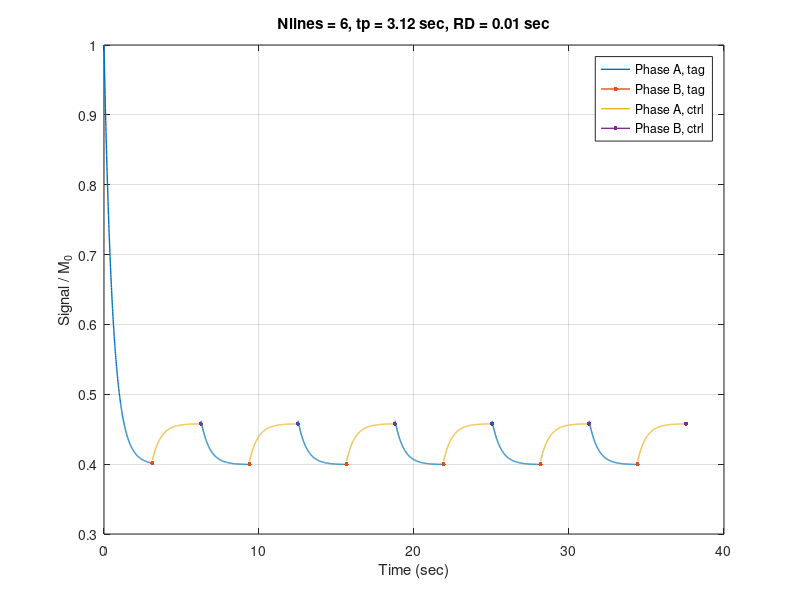

Here is the MATLAB script that generated this plot:
% demo_Capron_2013_MRM.m
% Written by Namgyun Lee
% Email: namgyunl@usc.edu, ggang56@gmail.com (preferred)
% Started: 10/04/2019, Last modified: 10/05/2019

%% Clean slate
close all; clear all; clc;

%% Add paths
addpath(genpath('D:\ASL_project\mfiles_nam\Bloch-Flow'));

%% Define simulation parameters
T1     = 1.4;          % spin-lattice relaxation time of myocardium at 3T [sec]
alpha  = 8 * pi / 180; % flip angle [rad]
F      = 6;            % rat brain blood flow [mL/g/min]
lambda = 0.95;         % brain/blood partition coefficient [mL of blood /g of brain tissue]
beta   = 0.5;          % effective labeling efficiency of the experiment
M0     = 1;            % equilibrium z magnetization [magnetization/g tissue]
M0b    = M0 / lambda;  % M0 arterial blood = M0 tissue / lambda [magnetization/mL of blood]
RR     = 130e-3;       % interval between heart beats
TR     = 10e-3;        % repetition time [sec] 

%% Calculate the steady-state magnetization for cine-FLASH
Mss = M0 * (1 - exp(-TR / T1)) / (1 - cos(alpha) * exp(-TR / T1));

%% Calculate the decay time constants
T1_star    = 1 / (1 / T1 - log(cos(alpha)) / TR); % [sec]
T1app_star = 1 / (1 / T1 + (F / lambda / 60) - log(cos(alpha)) / TR); % [sec], during phase A 
T1app      = 1 / (1 / T1 + (F / lambda / 60)); % [sec], used during phase B 

%% Calculate Ma_ctrl and Ma_tag
Ma_ctrl = M0b;                  % [magnetization/mL of blood]
Ma_tag  = (1 - 2 * beta) * M0b; % [magnetization/mL of blood]

%% Calculate the asymptotic value of the magnetization at infinite time
% [mL/g/min] * [magnetization/mL of blood] * [min/60sec] => [magnetization/g tissue/sec]
Minf_A_t = Mss * T1app_star / T1_star + (F * Ma_tag  / 60) * T1app_star;
Minf_A_c = Mss * T1app_star / T1_star + (F * Ma_ctrl / 60) * T1app_star;

%%
Nlines  = 6;    % number of k-space lines
Ncine   = 24;   % number of cine blocks
Nechoes = 12;   % number of echoes
tp      = 3.12; % duration of the acquisition phase [sec]: tp = Ncine * (Nechoes + 1) * TR
RD      = 0.01; % recovery delay [sec]


yB_t = M0 * (1 - exp(-RD / T1app)) * exp(-tp / T1app_star) + Minf_A_t * (1 - exp(-tp / T1app_star));
yB_c = M0 * (1 - exp(-RD / T1app)) * exp(-tp / T1app_star) + Minf_A_c * (1 - exp(-tp / T1app_star));
yA_t = M0 * (1 - exp(-RD / T1app)) + Minf_A_c * (1 - exp(-tp / T1app_star)) * exp(-RD / T1app);
yA_c = M0 * (1 - exp(-RD / T1app)) + Minf_A_t * (1 - exp(-tp / T1app_star)) * exp(-RD / T1app);

x = exp(-RD / T1app) * exp(-tp / T1app_star);


nt_A = ceil(tp / TR);
nt_B = ceil(RD / TR);

% Initialize MA_t and MB_t
MA_t = M0;
MB_t = Minf_A_t + (MA_t - Minf_A_t) * exp(-tp / T1app_star); % [A1]

t_A_t = zeros(nt_A,Nlines, 'double');
t_B_t = zeros(nt_B,Nlines, 'double');
t_A_c = zeros(nt_A,Nlines, 'double');
t_B_c = zeros(nt_B,Nlines, 'double');

Mt_A = zeros(nt_A,Nlines, 'double');
Mt_B = zeros(nt_B,Nlines, 'double');
Mc_A = zeros(nt_A,Nlines, 'double');
Mc_B = zeros(nt_B,Nlines, 'double');

for n = 0:Nlines-1
    MA_c = yA_c + x * MA_t;
    MB_c = yB_c + x * MB_t;

    %----------------------------------------------------------------------
    % Phase A, tag
    %----------------------------------------------------------------------
    t_A_t(:,n+1) = (0:nt_A-1).' * TR + 2 * n * (tp + RD); % [sec]
    Mt_A(:,n+1)  = Minf_A_t + (MA_t - Minf_A_t) * exp(-(t_A_t(:,n+1) - 2 * n * (tp + RD)) / T1app_star);

    %----------------------------------------------------------------------
    % Phase B, tag
    %----------------------------------------------------------------------
    t_B_t(:,n+1) = (0:nt_B-1).' * TR + 2 * n * (tp + RD) + tp; % [sec]
    Mt_B(:,n+1)  = M0 + (MB_t - M0) * exp(-(t_B_t(:,n+1) - (2 * n * (tp + RD) + tp)) / T1app);

    %----------------------------------------------------------------------
    % Phase A, control
    %----------------------------------------------------------------------
    t_A_c(:,n+1) = (0:nt_A-1).' * TR + (2 * n + 1) * (tp + RD); % [sec]
    Mc_A(:,n+1)  = Minf_A_c + (MA_c - Minf_A_c) * exp(-(t_A_c(:,n+1) - (2 * n + 1) * (tp + RD)) / T1app_star);

    %----------------------------------------------------------------------
    % Phase B, control
    %----------------------------------------------------------------------
    t_B_c(:,n+1) = (0:nt_B-1).' * TR + (2 * n + 1) * (tp + RD) + tp; % [sec]
    Mc_B(:,n+1)  = M0 + (MB_c - M0) * exp(-(t_B_c(:,n+1) - ((2 * n + 1) * (tp + RD) + tp)) / T1app);

    %----------------------------------------------------------------------
    % Update MA_t and MB_t
    %----------------------------------------------------------------------
    MA_t = yA_t + x * MA_c;
    MB_t = yB_t + x * MB_c;
end

%%
figure('Color', 'w');
color_order = get(gca, 'colororder');

hold on; set(gca, 'Box', 'On'); grid on;
for n = 0:Nlines-1
    plot(t_A_t(:,n+1), Mt_A(:,n+1), '-' , 'Color', color_order(1,:), 'LineWidth', 1);
    plot(t_B_t(:,n+1), Mt_B(:,n+1), '.-', 'Color', color_order(2,:), 'LineWidth', 1, 'MarkerSize', 10);
    plot(t_A_c(:,n+1), Mc_A(:,n+1), '-' , 'Color', color_order(3,:), 'LineWidth', 1);
    plot(t_B_c(:,n+1), Mc_B(:,n+1), '.-', 'Color', color_order(4,:), 'LineWidth', 1, 'MarkerSize', 10);
end
ylim([0.3 1]);
legend('Phase A, tag', 'Phase B, tag', 'Phase A, ctrl', 'Phase B, ctrl');
xlabel('Time (sec)');
ylabel('Signal / M_0');
title(sprintf('Nlines = %d, tp = %4.2f sec, RD = %4.2f sec', Nlines, tp, RD));

% %% Save as a .tiff file
% %export_fig(sprintf('Figure2_%s', result_text), '-r864', '-tiff');
% end
